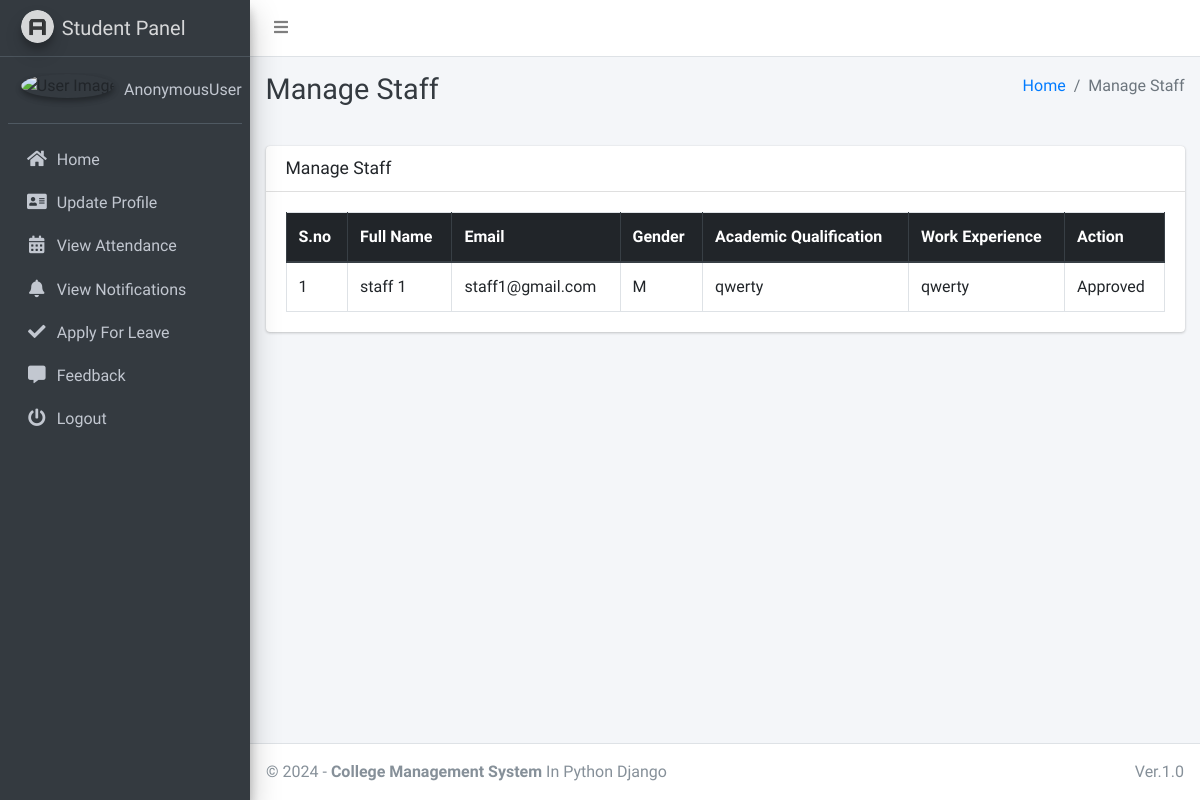
Page /staff/manage/ on the committed database.
### main_app/models.py (models this page shows, shortened)
class StaffData(models.Model):
    USER_TYPE = ((1, "HOD"), (2, "Staff"), (3, "Student"))
    GENDER = [("M", "Male"), ("F", "Female")]
    first_name = models.CharField(max_length=150)
    last_name = models.CharField(max_length=150, blank=True)
    username = None  # Removed username, using email instead
    email = models.EmailField(unique=True)
    password = models.CharField(default="pass",max_length=150)
    user_type = models.CharField(default=1, choices=USER_TYPE, max_length=1)
    gender = models.CharField(max_length=1, choices=GENDER)
    profile_pic = models.ImageField(blank=True)
    status = models.CharField(max_length=150, blank=True)
    created_at = models.DateTimeField(auto_now_add=True)
    updated_at = models.DateTimeField(auto_now=True)
    address = models.TextField(blank=True)
    academic_qualification = models.TextField(blank=True)
    work_experience = models.TextField(blank=True)
    objects = CustomUserManager()

### main_app/hod_views.py (the view)
# urls.py: path("staff/manage/", hod_views.manage_staff, name='manage_staff'),
def manage_staff(request):
    allStaff = StaffData.objects.filter(user_type=2)
    context = {
        'allStaff': allStaff,
        'page_title': 'Manage Staff'
    }
    return render(request, "hod_template/manage_staff.html", context)

### main_app/templates/hod_template/manage_staff.html
{% extends 'main_app/base.html' %}
{% load static %}
{% block page_title %}{{page_title}}{% endblock page_title %}
{% block content %}
<section class="content">
    <div class="container-fluid">
        <div class="row">
            <div class="col-md-12">
                <div class="card">
                    <div class="card-header">
                        <h3 class="card-title">{{page_title}}</h3>
                    </div>
                    <div class="card-body">
                        <table id="example2" class="table table-bordered table-hover">
                            <thead class="thead-dark">
                                <tr>
                                    <th>S.no</th>
                                    <th>Full Name</th>
                                    <th>Email</th>
                                    <th>Gender</th>
                                    <th>Academic Qualification</th>
                                    <th>Work Experience</th>
                                    <th>Action</th>
                                </tr>
                            </thead>
                            <tbody>
                                {% for staff in allStaff %}
                                <tr>
                                    <td>{{ forloop.counter }}</td>
                                    <td>{{staff.first_name}} {{staff.last_name}}</td>
                                    <td>{{staff.email}}</td>
                                    <td>{{staff.gender}}</td>
                                    <td>{{staff.academic_qualification}}</td>
                                    <td>{{staff.work_experience}}</td>
                                    {% if staff.status == "Approved" %}
                                        <td>Approved</td>
                                    {% else %}
                                    <td>
                                        <a href="{% url 'edit_staff' staff.id %}" class="btn btn-info">Approve</a>
                                        <a href="{% url 'delete_staff' staff.id %}" class="btn btn-danger" onclick="return confirm('Are you sure about this ?')">Reject</a>
                                    </td>
                                    {% endif %}
                                </tr>
                                {% endfor %}
                            </tbody>
                        </table>
                    </div>
                </div>
            </div>
        </div>
    </div>
</section>
{% endblock content %}

### rows in the picture
StaffData: first_name "staff", last_name "1", email "staff1@gmail.com", gender "M", academic_qualification "qwerty", work_experience "qwerty", status "Approved"

### other values in the picture
{{ user }} "AnonymousUser"
{{ page_title }} "Manage Staff"
